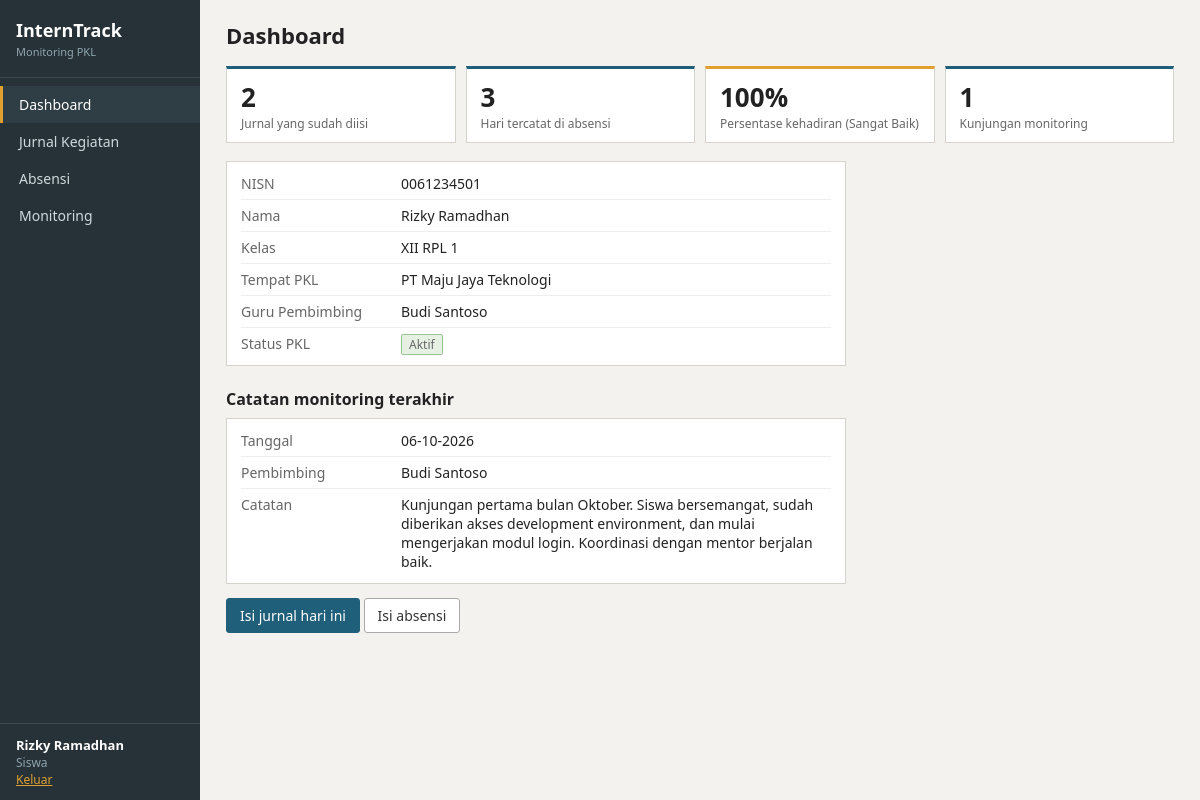
Screenshot of /siswa/dashboard.php (signed in) with the database file from the repository.
### tables this page shows
CREATE TABLE siswa (
    id_siswa INT AUTO_INCREMENT,
    nisn VARCHAR(10) NOT NULL UNIQUE,
    nama_siswa VARCHAR(100) NOT NULL,
    kelas VARCHAR(20),
    id_user INT UNIQUE,
    id_perusahaan INT,
    id_pembimbing INT,
    PRIMARY KEY (id_siswa),
    FOREIGN KEY (id_user) REFERENCES users(id_user) ON DELETE SET NULL ON UPDATE CASCADE,
    FOREIGN KEY (id_perusahaan) REFERENCES perusahaan(id_perusahaan) ON DELETE SET NULL ON UPDATE CASCADE,
    FOREIGN KEY (id_pembimbing) REFERENCES pembimbing(id_pembimbing) ON DELETE SET NULL ON UPDATE CASCADE
);

CREATE TABLE perusahaan (
    id_perusahaan INT AUTO_INCREMENT,
    nama_perusahaan VARCHAR(100) NOT NULL,
    alamat TEXT,
    id_user INT UNIQUE,
    PRIMARY KEY (id_perusahaan),
    FOREIGN KEY (id_user) REFERENCES users(id_user) ON DELETE SET NULL ON UPDATE CASCADE
);

CREATE TABLE pembimbing (
    id_pembimbing INT AUTO_INCREMENT,
    nip VARCHAR(20) UNIQUE,
    nama_pembimbing VARCHAR(100) NOT NULL,
    id_user INT UNIQUE,
    PRIMARY KEY (id_pembimbing),
    FOREIGN KEY (id_user) REFERENCES users(id_user) ON DELETE SET NULL ON UPDATE CASCADE
);

CREATE TABLE monitoring (
    id_monitoring INT AUTO_INCREMENT,
    id_pembimbing INT NOT NULL,
    id_siswa INT NOT NULL,
    tanggal_kunjungan DATE NOT NULL,
    catatan_feedback TEXT NOT NULL,
    PRIMARY KEY (id_monitoring),
    FOREIGN KEY (id_pembimbing) REFERENCES pembimbing(id_pembimbing) ON DELETE RESTRICT ON UPDATE CASCADE,
    FOREIGN KEY (id_siswa) REFERENCES siswa(id_siswa) ON DELETE CASCADE ON UPDATE CASCADE
);

### siswa/dashboard.php (the view, shortened to what this page needs)
<?php
require __DIR__ . '/../config/config.php';
    $rows = siswa_stats();
    $s = $rows[0] ?? null;
    $p = pct($s['hadir'], $s['total']);
    $last = one("SELECT m.*, b.nama_pembimbing FROM monitoring m JOIN pembimbing b ON b.id_pembimbing = m.id_pembimbing WHERE m.id_siswa = ? ORDER BY m.tanggal_kunjungan DESC LIMIT 1", [$s['id_siswa']]);
    ?>
    <div class="stats">
        <div class="stat"><div class="n"><?= $s['jml_jurnal'] ?></div><div class="l">Jurnal yang sudah diisi</div></div>
        <div class="stat"><div class="n"><?= $s['total'] ?></div><div class="l">Hari tercatat di absensi</div></div>
        <div class="stat y"><div class="n"><?= $p === null ? '-' : $p . '%' ?></div><div class="l">Persentase kehadiran (<?= kategori($p) ?>)</div></div>
        <div class="stat"><div class="n"><?= $s['jml_monitoring'] ?></div><div class="l">Kunjungan monitoring</div></div>
    </div>
    <div class="dl">
        <div><span>NISN</span><span><?= e($s['nisn']) ?></span></div>
        <div><span>Nama</span><span><?= e($s['nama_siswa']) ?></span></div>
        <div><span>Kelas</span><span><?= e($s['kelas']) ?></span></div>
        <div><span>Tempat PKL</span><span><?= e($s['nama_perusahaan'] ?: 'Belum ditempatkan') ?></span></div>
        <div><span>Guru Pembimbing</span><span><?= e($s['nama_pembimbing'] ?: '-') ?></span></div>
        <div><span>Status PKL</span><span><?= badge(status_pkl($s)) ?></span></div>
    </div>
    <?php if ($last): ?>
        <h2>Catatan monitoring terakhir</h2>
        <div class="dl"><div><span>Tanggal</span><span><?= tgl($last['tanggal_kunjungan']) ?></span></div>
        <div><span>Pembimbing</span><span><?= e($last['nama_pembimbing']) ?></span></div>
        <div><span>Catatan</span><span><?= nl2br(e($last['catatan_feedback'])) ?></span></div></div>
    <?php endif; ?>
    <p><a class="btn" href="jurnal.php?act=add">Isi jurnal hari ini</a> <a class="btn btn-gray" href="absensi.php?act=add">Isi absensi</a></p>
    <?php
    exit;

### assets/style.css (style rules this page uses)
* { box-sizing: border-box; }
body { margin: 0; font-family: "Segoe UI", Arial, sans-serif; font-size: 14px; color: #222; background: #f3f2ee; }
a { color: #1f5f7a; }
h2 { font-size: 16px; margin: 22px 0 8px; }
.btn { display: inline-block; padding: 7px 13px; font: inherit; border: 1px solid #1f5f7a; background: #1f5f7a; color: #fff; text-decoration: none; cursor: pointer; border-radius: 3px; }
.btn-gray { background: #fff; color: #333; border-color: #aaa; }
.stats { display: flex; flex-wrap: wrap; gap: 10px; margin-bottom: 18px; }
.stat { background: #fff; border: 1px solid #d5d3cc; border-top: 3px solid #1f5f7a; padding: 10px 14px; min-width: 140px; flex: 1; }
.stat .n { font-size: 26px; font-weight: bold; }
.stat .l { font-size: 12px; color: #666; }
.stat.y { border-top-color: #e0a030; }
.dl { background: #fff; border: 1px solid #d5d3cc; padding: 6px 14px; max-width: 620px; }
.dl div { display: flex; padding: 6px 0; border-bottom: 1px solid #eee; }
.dl div:last-child { border-bottom: 0; }
.dl span:first-child { width: 160px; color: #666; flex-shrink: 0; }

### rows the page displays
siswa: nisn "0061234501", nama_siswa "Rizky Ramadhan", kelas "XII RPL 1", id_perusahaan.nama_perusahaan "PT Maju Jaya Teknologi", id_pembimbing.nama_pembimbing "Budi Santoso"
monitoring: tanggal_kunjungan "06-10-2026", id_pembimbing.nama_pembimbing "Budi Santoso", catatan_feedback "Kunjungan pertama bulan Oktober. Siswa bersemangat, sudah diberikan akses development environment, dan mulai mengerjakan modul login. Koordinasi dengan mentor berjalan baik."

### other values shown
$m[1] "Dashboard"
$m[1] "Jurnal Kegiatan"
$m[1] "Absensi"
$m[1] "Monitoring"
$u['name'] "Rizky Ramadhan"
$roleLabel[$u['role']] "Siswa"
$title "Dashboard"
$s['jml_jurnal'] "2"
$s['total'] "3"
$p "100"
kategori($p) "Sangat Baik"
$s['jml_monitoring'] "1"
$t "Aktif"
